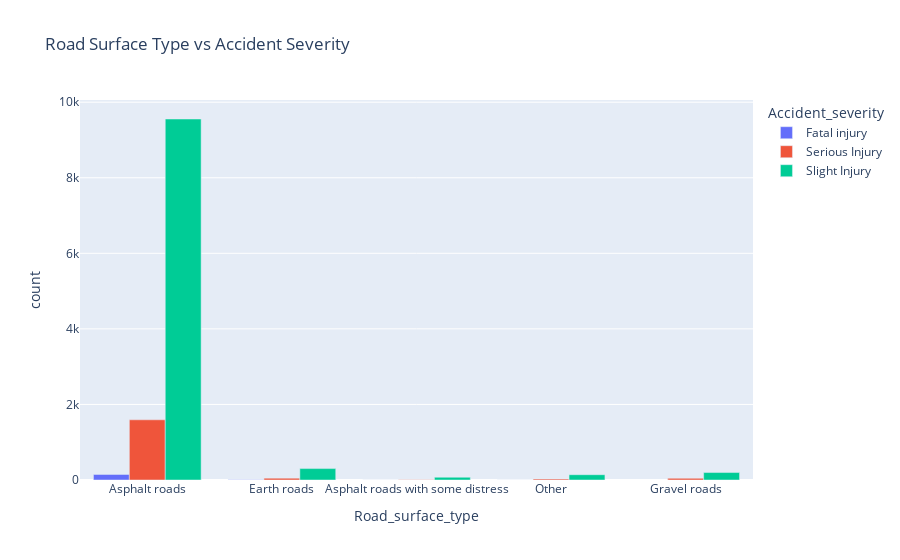

The cell this chart's notebook holds for it:
### Markdown cell above
#### Insights from the Initial Data Analysis 

When more people are injured in an accident, the chances of fatal injuries increase.

Accidents involving more vehicles are more likely to cause serious injuries.

Accidents that happen in dark conditions tend to result in more serious injuries.

The data is not evenly distributed, meaning some accident outcomes occur much more often than others.

Factors like where the accident happens, why it happens, the day of the week, and the type of junction play an important role in fatal accidents.

Road surface and road conditions do not seem to have a major effect on whether accidents are fatal or serious.

### Code cell
road_surf_type = df.groupby(['Accident_severity'])['Road_surface_type'].value_counts().reset_index(name='count')
fig = px.bar(road_surf_type,x='Road_surface_type',y='count', color='Accident_severity',
             title='Road Surface Type vs Accident Severity',barmode='group')
fig.show()

### Figure 1 — Plotly figure (JSON) as saved in the notebook; plotly's stock layout.template omitted (floating-point values rounded to 4 significant figures)
{"data": [{"alignmentgroup": "True", "hovertemplate": "Accident_severity=Fatal injury<br>Road_surface_type=%{x}<br>count=%{y}<extra></extra>", "legendgroup": "Fatal injury", "marker": {"color": "#636efa", "pattern": {"shape": ""}}, "name": "Fatal injury", "offsetgroup": "Fatal injury", "orientation": "v", "showlegend": true, "textposition": "auto", "type": "bar", "x": ["Asphalt roads", "Earth roads", "Asphalt roads with some distress", "Other"], "xaxis": "x", "y": [148, 7, 1, 1], "yaxis": "y"}, {"alignmentgroup": "True", "hovertemplate": "Accident_severity=Serious Injury<br>Road_surface_type=%{x}<br>count=%{y}<extra></extra>", "legendgroup": "Serious Injury", "marker": {"color": "#EF553B", "pattern": {"shape": ""}}, "name": "Serious Injury", "offsetgroup": "Serious Injury", "orientation": "v", "showlegend": true, "textposition": "auto", "type": "bar", "x": ["Asphalt roads", "Earth roads", "Gravel roads", "Other", "Asphalt roads with some distress"], "xaxis": "x", "y": [1593, 49, 45, 26, 7], "yaxis": "y"}, {"alignmentgroup": "True", "hovertemplate": "Accident_severity=Slight Injury<br>Road_surface_type=%{x}<br>count=%{y}<extra></extra>", "legendgroup": "Slight Injury", "marker": {"color": "#00cc96", "pattern": {"shape": ""}}, "name": "Slight Injury", "offsetgroup": "Slight Injury", "orientation": "v", "showlegend": true, "textposition": "auto", "type": "bar", "x": ["Asphalt roads", "Earth roads", "Gravel roads", "Other", "Asphalt roads with some distress"], "xaxis": "x", "y": [9555, 302, 197, 140, 73], "yaxis": "y"}], "layout": {"barmode": "group", "legend": {"title": {"text": "Accident_severity"}, "tracegroupgap": 0}, "title": {"text": "Road Surface Type vs Accident Severity"}, "xaxis": {"anchor": "y", "domain": [0, 1], "title": {"text": "Road_surface_type"}}, "yaxis": {"anchor": "x", "domain": [0, 1], "title": {"text": "count"}}}}
